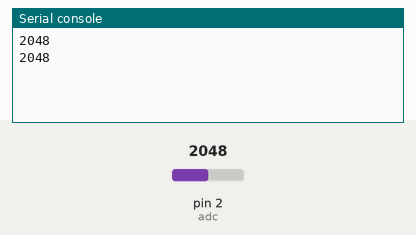
A program run on a simulated MicroPython board. On the bench: the last lines printed to the serial console. The test bench sets the inputs (shaded band); at power-on: pin 2 (adc) = 2048 (analog values on the 0–4095 scale).

Above: at 1.2 s.
1.3 s: pin 2 (adc) set to 2866
At 2.6 s:
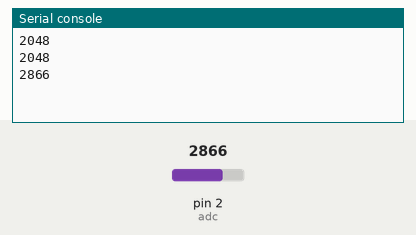
2.8 s: pin 2 (adc) set to 3603
At 3.6 s:
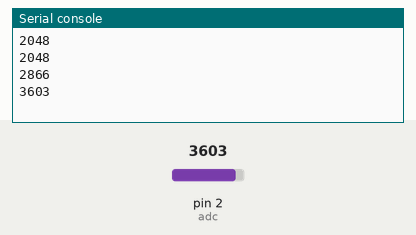
Timing chart, 0 to 5.8 s (numbered marks = the images above; inputs shaded):
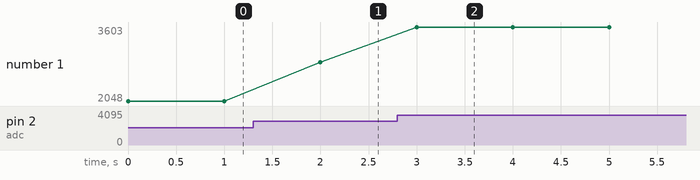

The program:

2-3.__________1.py
```python
from machine import Pin,ADC
import time

adc = ADC(Pin(2))

try:
    while True:
        adc_value = adc.read()

        print(adc_value)

        time.sleep(1.0)

except KeyboardInterrupt:
    print("코드를 종료합니다.")
```

Measured:
- after the input at 1.3 s, the serial console: prints a new line after 0.70 s (image 1)
- after the input at 2.8 s, the serial console: prints a new line after 0.20 s (image 2)
- plotted number 1: 2048 → 2866 after the input at 1.3 s, 2866 → 3603 after the input at 2.8 s
